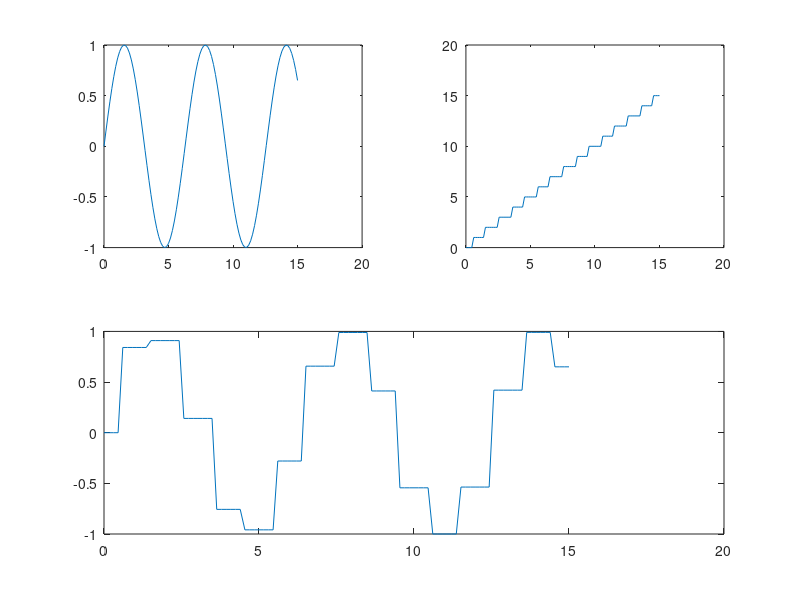

MATLAB code for this plot:
x = linspace(0,15,100);
subplot(2,2,1), plot(x,sin(x))
subplot(2,2,2), plot(x,round(x))
%subplot(2,1,2), plot(x,sin(round(x)))
subplot(2,2,3:4), plot(x,sin(round(x)))